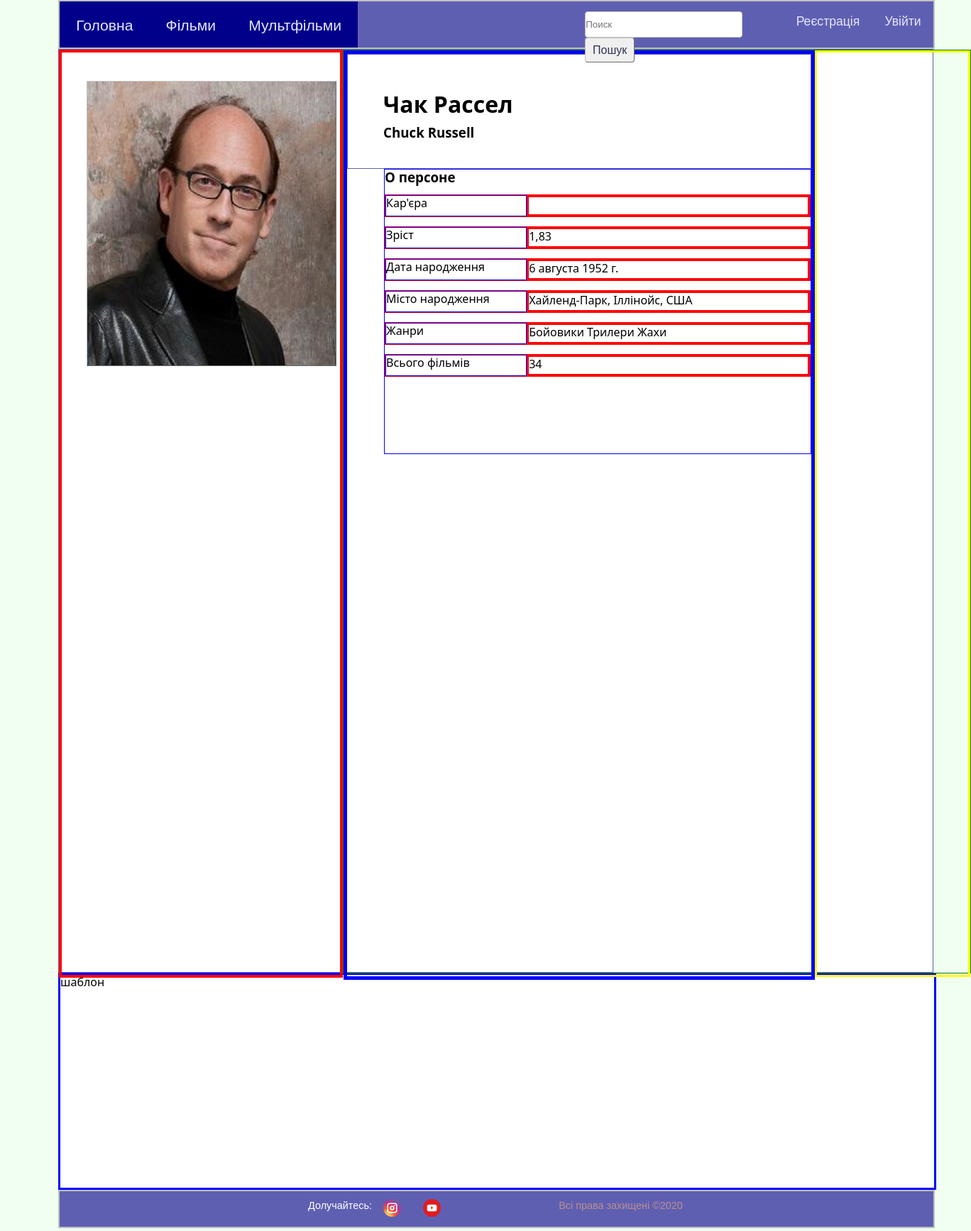
Screenshot of /actor/16/ with the database file from the repository.
### movies/models.py (models this page shows, shortened)
class Actor(models.Model):
    name=models.CharField(max_length=100,verbose_name='Імя')
    english_name=models.CharField(max_length=100,verbose_name='Імя на англійській',null=True)
    age=models.DateField(default=date.today,verbose_name='Вік')
    description=models.TextField(verbose_name='Опис')
    image=models.ImageField(upload_to='actors/',verbose_name='Зображення')
    height=models.DecimalField(max_digits=3,decimal_places=2,verbose_name='Зріст',null=True)
    devorced=models.ManyToManyField('self',related_name='devorced_related',verbose_name='Розлучення',blank=True)
    married=models.OneToOneField('self',on_delete=models.SET_NULL,related_name='wife_or_husband',verbose_name='Шлюб',null=True,blank=True)
    native_country=models.CharField(max_length=100 ,verbose_name='Місто народження',null=True)
    genres=models.ManyToManyField('Genre',verbose_name='Жанри',related_name='film_genre',blank=True)
    gender=models.ForeignKey('Gender',on_delete=models.CASCADE,verbose_name='Стать')
    sum_movies = models.PositiveSmallIntegerField(verbose_name='Кількість фільмів',default=0,null=True)
    class Meta:
        verbose_name='Людина'
        verbose_name_plural='Люди'

class Genre(models.Model):
    name=models.CharField(max_length=100,verbose_name='Ім`я')
    description=models.TextField(verbose_name='Опис')
    url=models.SlugField(max_length=100,unique=True,verbose_name='Слаг')
    def get_absolute_url(self):
        return reverse('genre_detail_url',kwargs={'url':self.url})
    class Meta:
        verbose_name='Жанр'
        verbose_name_plural='Жанри'

### movies/views.py (the view)
# urls.py: path('actor/<int:id>/',ActorDetail.as_view(),name='actor_detail_url'),
class ActorDetail(DataMixin,DetailView):
    model = Actor
    pk_url_kwarg ='id'
    context_object_name='actor'
    template_name = 'movies/actor_detail.html'
    def get_context_data(self, **kwargs):
        context=super().get_context_data(**kwargs)
        cdef=self.get_user_context(title=context['actor'].name)
        return dict(list(context.items())+list(cdef.items()))

### movies/utils.py (called while the page is built)
    def get_user_context(self,**kwargs):
        context=kwargs
        context['genres'] = Genre.objects.all()
        return context

### movies/templates/movies/actor_detail.html (shortened to what this page needs)
{% extends 'movies/base_movies.html' %}
{% block css %}
    {% load static %}
    <link rel="stylesheet" href="{% static 'css/actor_detail.css' %}"  type="text/css"/>
{% endblock %}
{% block content %}
    <div class="container-block">
        <div class="block-left">
            <div class="container-image">
                <img  src="{{ actor.image.url }}" alt="Зображення" title=""/>
            </div>
        </div>
        <div class="block-right">
            <div class="block-right-inside_1">
                <div class="up">
                        <h1>{{ actor.name }}</h1>
                        <h3>{{ actor.english_name}}</h3>
                </div>
                <div class="about_person">
                    <h3>О персоне</h3>
                    <div class="about_person_str">
                        <div class="about_person_str_1">Кар'єра</div>
                        <div class="about_person_str_2"></div>
                    </div>
                    <div class="about_person_str">
                        <div class="about_person_str_1">Зріст</div>
                        <div class="about_person_str_2">{{ actor.height }}</div>
                    </div>
                    <div class="about_person_str">
                        <div class="about_person_str_1">Дата народження</div>
                        <div class="about_person_str_2">{{ actor.age}}</div>
                    </div>
                    <div class="about_person_str">
                        <div class="about_person_str_1">Місто народження</div>
                        <div class="about_person_str_2">{{ actor.native_country }}</div>
                    </div>
                    <div class="about_person_str">
                        <div class="about_person_str_1">Жанри</div>
                        <div class="about_person_str_2">
                            {% for genre in actor.genres.all %}
                                {{genre.name}}
                            {% endfor %}
                        </div>
                    </div>
                    <div class="about_person_str">
                        <div class="about_person_str_1">Всього фільмів</div>
                        <div class="about_person_str_2">{{ actor.sum_movies }}</div>
                    </div>
                </div>
            </div>
            <div class="block-right-inside_2">
            </div>
        </div>
    </div>
    <div class="attempt">шаблон</div>
{% endblock %}

### static/css/style_3.css (style rules this page uses)
* { margin:0px; padding:0px; }
html { height:100%; width:100%; background-color:Honeydew; }
body { color:black; font-size:1em; font-family:'Segoe UI',sens-serif; line-height:135%; display:flex; flex-direction:column; min-height:100vh; height:auto; width:90%; background-color:white; margin-left:6%; margin-right:6%; }

### static/css/actor_detail.css (style rules this page uses)
.container-block { border:1px solid #5f5fb2; display:flex; width:100%; height:1300px; }
.block-left { height:100%; width:430px; border:4px solid red; }
.container-image { border:1px outset silver; width:350px; height:400px; position:relative; margin:40px 5px 0px 35px; }
.container-image img { width:100%; height:100%; }
.block-right { height:100%; max-width:100%; border:1px solid green; display:flex; }
.block-right-inside_1 { height:100%; width:867px; border:5px solid blue; }
.block-right-inside_2 { width:100%; height:100%; border:3px solid yellow; }
.up { max-width:100%; height:60px; border:1px solid #5f5fb2; padding:50px; line-height:40px; }
.attempt { width:100%; border:3px solid blue; height:300px; }
.about_person { width:600px; min-height:400px; height:auto; border:1px solid blue; margin-left:52px; }
.about_person_str { max-width:100%; border:1px solid red; min-height:30px; height:auto; margin-top:13px; display:flex; }
.about_person_str_1 { width:300px; border:1px solid blue; min-height:100%; height:auto; }
.about_person_str_2 { width:100%; border:3px solid red; height:auto; min-height:100%; }

### rows the page displays
Actor: image (picture), name "Чак Рассел", english_name "Chuck Russell", height "1,83", age "6 августа 1952 г.", native_country "Хайленд-Парк, Іллінойс, США", sum_movies "34"
Genre: name "Бойовики"
Genre: name "Трилери"
Genre: name "Жахи"
